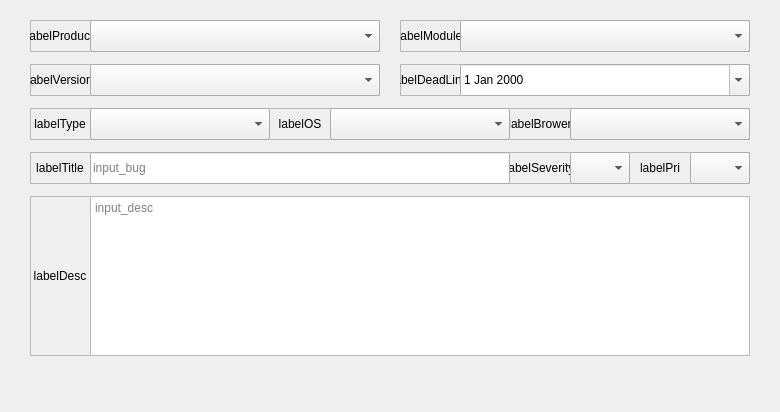
<?xml version="1.0" encoding="UTF-8"?>
<ui version="4.0">
 <class>ZTBug</class>
 <widget class="QWidget" name="ZTBug">
  <property name="geometry">
   <rect>
    <x>0</x>
    <y>0</y>
    <width>780</width>
    <height>412</height>
   </rect>
  </property>
  <property name="windowTitle">
   <string>Form</string>
  </property>
  <widget class="QFrame" name="productFrame">
   <property name="geometry">
    <rect>
     <x>30</x>
     <y>20</y>
     <width>350</width>
     <height>32</height>
    </rect>
   </property>
   <property name="frameShape">
    <enum>QFrame::StyledPanel</enum>
   </property>
   <property name="frameShadow">
    <enum>QFrame::Raised</enum>
   </property>
   <widget class="QLabel" name="labelProduct">
    <property name="geometry">
     <rect>
      <x>0</x>
      <y>0</y>
      <width>60</width>
      <height>32</height>
     </rect>
    </property>
    <property name="text">
     <string>labelProduct</string>
    </property>
    <property name="alignment">
     <set>Qt::AlignCenter</set>
    </property>
   </widget>
   <widget class="QComboBox" name="boxProduct">
    <property name="geometry">
     <rect>
      <x>60</x>
      <y>0</y>
      <width>290</width>
      <height>32</height>
     </rect>
    </property>
   </widget>
  </widget>
  <widget class="QFrame" name="moduleFrame">
   <property name="geometry">
    <rect>
     <x>400</x>
     <y>20</y>
     <width>350</width>
     <height>32</height>
    </rect>
   </property>
   <property name="frameShape">
    <enum>QFrame::StyledPanel</enum>
   </property>
   <property name="frameShadow">
    <enum>QFrame::Raised</enum>
   </property>
   <widget class="QLabel" name="labelModule">
    <property name="geometry">
     <rect>
      <x>0</x>
      <y>0</y>
      <width>60</width>
      <height>32</height>
     </rect>
    </property>
    <property name="text">
     <string>labelModule</string>
    </property>
    <property name="alignment">
     <set>Qt::AlignCenter</set>
    </property>
   </widget>
   <widget class="QComboBox" name="boxModule">
    <property name="geometry">
     <rect>
      <x>60</x>
      <y>0</y>
      <width>290</width>
      <height>32</height>
     </rect>
    </property>
   </widget>
  </widget>
  <widget class="QFrame" name="bugFrame">
   <property name="geometry">
    <rect>
     <x>30</x>
     <y>152</y>
     <width>720</width>
     <height>32</height>
    </rect>
   </property>
   <property name="frameShape">
    <enum>QFrame::StyledPanel</enum>
   </property>
   <property name="frameShadow">
    <enum>QFrame::Raised</enum>
   </property>
   <widget class="QLabel" name="labelTitle">
    <property name="geometry">
     <rect>
      <x>0</x>
      <y>0</y>
      <width>60</width>
      <height>32</height>
     </rect>
    </property>
    <property name="text">
     <string>labelTitle</string>
    </property>
    <property name="alignment">
     <set>Qt::AlignCenter</set>
    </property>
   </widget>
   <widget class="QLabel" name="labelSeverity">
    <property name="geometry">
     <rect>
      <x>480</x>
      <y>0</y>
      <width>60</width>
      <height>32</height>
     </rect>
    </property>
    <property name="text">
     <string>labelSeverity</string>
    </property>
    <property name="alignment">
     <set>Qt::AlignCenter</set>
    </property>
   </widget>
   <widget class="QComboBox" name="cbxPri">
    <property name="geometry">
     <rect>
      <x>660</x>
      <y>0</y>
      <width>60</width>
      <height>32</height>
     </rect>
    </property>
    <property name="minimumSize">
     <size>
      <width>0</width>
      <height>32</height>
     </size>
    </property>
    <property name="maximumSize">
     <size>
      <width>16777215</width>
      <height>32</height>
     </size>
    </property>
   </widget>
   <widget class="QLabel" name="labelPri">
    <property name="geometry">
     <rect>
      <x>600</x>
      <y>0</y>
      <width>60</width>
      <height>32</height>
     </rect>
    </property>
    <property name="text">
     <string>labelPri</string>
    </property>
    <property name="alignment">
     <set>Qt::AlignCenter</set>
    </property>
   </widget>
   <widget class="QLineEdit" name="editTitle">
    <property name="geometry">
     <rect>
      <x>60</x>
      <y>0</y>
      <width>420</width>
      <height>32</height>
     </rect>
    </property>
    <property name="placeholderText">
     <string>input_bug</string>
    </property>
   </widget>
   <widget class="QComboBox" name="cbxSeverity">
    <property name="geometry">
     <rect>
      <x>540</x>
      <y>0</y>
      <width>60</width>
      <height>32</height>
     </rect>
    </property>
   </widget>
  </widget>
  <widget class="QFrame" name="descFrame">
   <property name="geometry">
    <rect>
     <x>30</x>
     <y>196</y>
     <width>720</width>
     <height>160</height>
    </rect>
   </property>
   <property name="frameShape">
    <enum>QFrame::StyledPanel</enum>
   </property>
   <property name="frameShadow">
    <enum>QFrame::Raised</enum>
   </property>
   <widget class="QLabel" name="labelDesc">
    <property name="geometry">
     <rect>
      <x>0</x>
      <y>0</y>
      <width>60</width>
      <height>160</height>
     </rect>
    </property>
    <property name="text">
     <string>labelDesc</string>
    </property>
    <property name="alignment">
     <set>Qt::AlignCenter</set>
    </property>
   </widget>
   <widget class="QTextEdit" name="textDesc">
    <property name="geometry">
     <rect>
      <x>60</x>
      <y>0</y>
      <width>660</width>
      <height>160</height>
     </rect>
    </property>
    <property name="placeholderText">
     <string>input_desc</string>
    </property>
   </widget>
  </widget>
  <widget class="QFrame" name="versionFrame">
   <property name="geometry">
    <rect>
     <x>30</x>
     <y>64</y>
     <width>350</width>
     <height>32</height>
    </rect>
   </property>
   <property name="frameShape">
    <enum>QFrame::StyledPanel</enum>
   </property>
   <property name="frameShadow">
    <enum>QFrame::Raised</enum>
   </property>
   <widget class="QLabel" name="labelVersion">
    <property name="geometry">
     <rect>
      <x>0</x>
      <y>0</y>
      <width>60</width>
      <height>32</height>
     </rect>
    </property>
    <property name="text">
     <string>labelVersion</string>
    </property>
    <property name="alignment">
     <set>Qt::AlignCenter</set>
    </property>
   </widget>
   <widget class="QComboBox" name="boxVersion">
    <property name="geometry">
     <rect>
      <x>60</x>
      <y>0</y>
      <width>290</width>
      <height>32</height>
     </rect>
    </property>
   </widget>
  </widget>
  <widget class="QFrame" name="deadlineFrame">
   <property name="geometry">
    <rect>
     <x>400</x>
     <y>64</y>
     <width>350</width>
     <height>32</height>
    </rect>
   </property>
   <property name="frameShape">
    <enum>QFrame::StyledPanel</enum>
   </property>
   <property name="frameShadow">
    <enum>QFrame::Raised</enum>
   </property>
   <widget class="QLabel" name="labelDeadLine">
    <property name="geometry">
     <rect>
      <x>0</x>
      <y>0</y>
      <width>60</width>
      <height>32</height>
     </rect>
    </property>
    <property name="text">
     <string>labelDeadLine</string>
    </property>
    <property name="alignment">
     <set>Qt::AlignCenter</set>
    </property>
   </widget>
   <widget class="QDateEdit" name="TimeEditDeadLine">
    <property name="geometry">
     <rect>
      <x>60</x>
      <y>0</y>
      <width>290</width>
      <height>32</height>
     </rect>
    </property>
    <property name="calendarPopup">
     <bool>true</bool>
    </property>
   </widget>
  </widget>
  <widget class="QFrame" name="bugTypeFrame">
   <property name="geometry">
    <rect>
     <x>30</x>
     <y>108</y>
     <width>720</width>
     <height>32</height>
    </rect>
   </property>
   <property name="frameShape">
    <enum>QFrame::StyledPanel</enum>
   </property>
   <property name="frameShadow">
    <enum>QFrame::Raised</enum>
   </property>
   <widget class="QLabel" name="labelType">
    <property name="geometry">
     <rect>
      <x>0</x>
      <y>0</y>
      <width>60</width>
      <height>32</height>
     </rect>
    </property>
    <property name="text">
     <string>labelType</string>
    </property>
    <property name="alignment">
     <set>Qt::AlignCenter</set>
    </property>
   </widget>
   <widget class="QLabel" name="labelOS">
    <property name="geometry">
     <rect>
      <x>240</x>
      <y>0</y>
      <width>60</width>
      <height>32</height>
     </rect>
    </property>
    <property name="text">
     <string>labelOS</string>
    </property>
    <property name="alignment">
     <set>Qt::AlignCenter</set>
    </property>
   </widget>
   <widget class="QComboBox" name="cbxBrower">
    <property name="geometry">
     <rect>
      <x>540</x>
      <y>0</y>
      <width>180</width>
      <height>32</height>
     </rect>
    </property>
    <property name="minimumSize">
     <size>
      <width>0</width>
      <height>32</height>
     </size>
    </property>
    <property name="maximumSize">
     <size>
      <width>16777215</width>
      <height>32</height>
     </size>
    </property>
   </widget>
   <widget class="QLabel" name="labelBrower">
    <property name="geometry">
     <rect>
      <x>480</x>
      <y>0</y>
      <width>60</width>
      <height>32</height>
     </rect>
    </property>
    <property name="text">
     <string>labelBrower</string>
    </property>
    <property name="alignment">
     <set>Qt::AlignCenter</set>
    </property>
   </widget>
   <widget class="QComboBox" name="cbxOS">
    <property name="geometry">
     <rect>
      <x>300</x>
      <y>0</y>
      <width>180</width>
      <height>32</height>
     </rect>
    </property>
   </widget>
   <widget class="QComboBox" name="cbxType">
    <property name="geometry">
     <rect>
      <x>60</x>
      <y>0</y>
      <width>180</width>
      <height>32</height>
     </rect>
    </property>
   </widget>
  </widget>
 </widget>
 <resources/>
 <connections/>
</ui>
